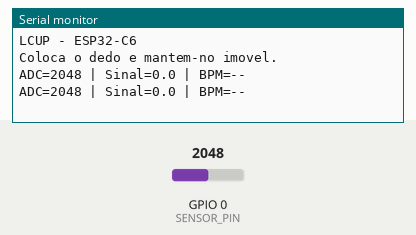
Recording of a sketch running on a simulated ESP32-C6. Shown: the last lines printed to the serial monitor. The test bench sets the inputs (shaded band); at power-on: GPIO 0 (SENSOR_PIN) = 2048 (analog values on the 0–4095 scale).

Above: at 2.2 s.
2.3 s: GPIO 0 (SENSOR_PIN) set to 2540
At 3.6 s:
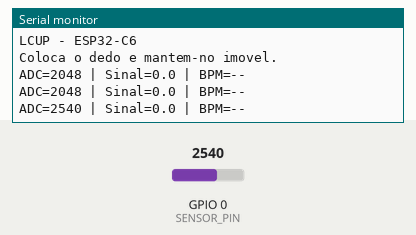
3.8 s: GPIO 0 (SENSOR_PIN) set to 2578
At 4.8 s:
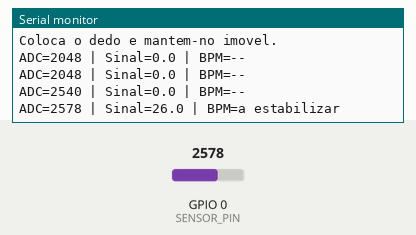
Timing chart, 0 to 6.8 s (numbered marks = the images above; inputs shaded):
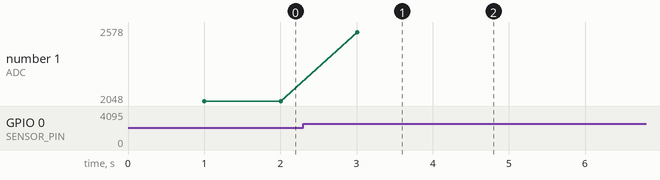

Measured:
- the behaviour switches between 2549 and 2550 on GPIO 0 (SENSOR_PIN) (found by bisection; images 1 and 2)
- after the input at 2.3 s, the serial monitor: prints a new line after 0.71 s (image 1)
- after the input at 3.8 s, the serial monitor: prints a new line after 0.21 s (image 2)
- plotted number 1: 2048 → 2540 after the input at 2.3 s, 2540 → 2578 after the input at 3.8 s

The sketch:

sketch_oct28a.ino
```cpp
/*
  Sensor LCUP + ESP32-C6
  Estimativa experimental de BPM
*/

const int SENSOR_PIN = 0;

const unsigned long MIN_INTERVAL = 300;
const unsigned long MAX_INTERVAL = 1500;

float linhaBase = 0;
float sinalFiltrado = 0;
float amplitude = 0;

bool iniciado = false;
bool acima = false;

unsigned long ultimoPico = 0;
unsigned long ultimaSaida = 0;

unsigned long intervalos[5];
int numeroIntervalos = 0;
int indiceIntervalo = 0;

int bpm = 0;
int ultimoADC = 0;

void setup() {
  Serial.begin(115200);
  analogReadResolution(12);
  delay(1000);

  Serial.println("LCUP - ESP32-C6");
  Serial.println("Coloca o dedo e mantem-no imovel.");
}

void loop() {
  unsigned long agora = millis();
  int adc = analogRead(SENSOR_PIN);

  if (!iniciado) {
    linhaBase = adc;
    ultimoADC = adc;
    iniciado = true;
  }

  // Rejeita alteracoes bruscas causadas por movimento
  if (abs(adc - ultimoADC) > 350) {
    linhaBase = adc;
    sinalFiltrado = 0;
    amplitude = 0;
    acima = false;
    ultimoPico = 0;
    numeroIntervalos = 0;
    bpm = 0;
    ultimoADC = adc;
    delay(5);
    return;
  }

  ultimoADC = adc;

  // Remove a componente lenta
  linhaBase = 0.99 * linhaBase + 0.01 * adc;
  float sinal = adc - linhaBase;

  // Filtro do sinal
  sinalFiltrado = 0.8 * sinalFiltrado + 0.2 * sinal;

  // Amplitude adaptativa
  amplitude = 0.98 * amplitude +
              0.02 * abs((int)sinalFiltrado);

  float limiar = max(8.0f, amplitude * 0.7f);

  // Deteta uma subida acima do limiar
  if (!acima && sinalFiltrado > limiar) {
    acima = true;

    if (ultimoPico != 0) {
      unsigned long intervalo = agora - ultimoPico;

      if (intervalo >= MIN_INTERVAL &&
          intervalo <= MAX_INTERVAL) {

        intervalos[indiceIntervalo] = intervalo;
        indiceIntervalo = (indiceIntervalo + 1) % 5;

        if (numeroIntervalos < 5) {
          numeroIntervalos++;
        }

        // Só calcula quando há pelo menos 3 intervalos
        if (numeroIntervalos >= 3) {
          unsigned long soma = 0;

          for (int i = 0; i < numeroIntervalos; i++) {
            soma += intervalos[i];
          }

          unsigned long mediaIntervalo = soma / numeroIntervalos;
          bpm = 60000 / mediaIntervalo;
        }
      }
    }

    ultimoPico = agora;
  }

  if (sinalFiltrado < limiar * 0.25f) {
    acima = false;
  }

  if (agora - ultimaSaida >= 1000) {
    ultimaSaida = agora;

    Serial.print("ADC=");
    Serial.print(adc);
    Serial.print(" | Sinal=");
    Serial.print(sinalFiltrado, 1);
    Serial.print(" | BPM=");

    if (ultimoPico == 0 || agora - ultimoPico > 2500) {
      Serial.println("--");
      bpm = 0;
    } else if (numeroIntervalos >= 3) {
      Serial.println(bpm);
    } else {
      Serial.println("a estabilizar");
    }
  }

  delay(5);
}
```
